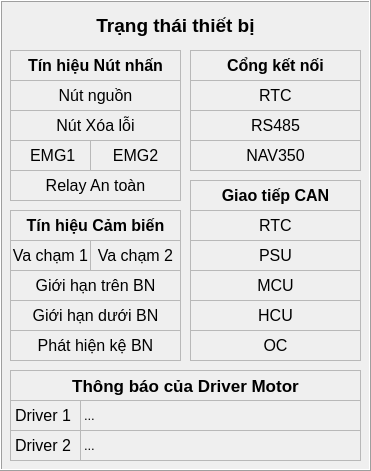
    <widget class="QFrame" name="frame_deviceState">
     <property name="geometry">
      <rect>
       <x>0</x>
       <y>-1</y>
       <width>371</width>
       <height>471</height>
      </rect>
     </property>
     <property name="autoFillBackground">
      <bool>true</bool>
     </property>
     <property name="frameShape">
      <enum>QFrame::Box</enum>
     </property>
     <property name="frameShadow">
      <enum>QFrame::Raised</enum>
     </property>
     <widget class="QLabel" name="lb_device">
      <property name="geometry">
       <rect>
        <x>70</x>
        <y>10</y>
        <width>211</width>
        <height>31</height>
       </rect>
      </property>
      <property name="font">
       <font>
        <pointsize>14</pointsize>
        <weight>75</weight>
        <bold>true</bold>
       </font>
      </property>
      <property name="autoFillBackground">
       <bool>false</bool>
      </property>
      <property name="frameShape">
       <enum>QFrame::NoFrame</enum>
      </property>
      <property name="lineWidth">
       <number>1</number>
      </property>
      <property name="midLineWidth">
       <number>0</number>
      </property>
      <property name="text">
       <string>Trạng thái thiết bị</string>
      </property>
      <property name="scaledContents">
       <bool>false</bool>
      </property>
      <property name="alignment">
       <set>Qt::AlignCenter</set>
      </property>
      <property name="wordWrap">
       <bool>false</bool>
      </property>
      <property name="openExternalLinks">
       <bool>false</bool>
      </property>
     </widget>
     <widget class="QLabel" name="lb_tempcpu_2">
      <property name="geometry">
       <rect>
        <x>10</x>
        <y>50</y>
        <width>171</width>
        <height>31</height>
       </rect>
      </property>
      <property name="font">
       <font>
        <pointsize>12</pointsize>
        <weight>75</weight>
        <bold>true</bold>
       </font>
      </property>
      <property name="autoFillBackground">
       <bool>false</bool>
      </property>
      <property name="frameShape">
       <enum>QFrame::StyledPanel</enum>
      </property>
      <property name="lineWidth">
       <number>1</number>
      </property>
      <property name="midLineWidth">
       <number>0</number>
      </property>
      <property name="text">
       <string>Tín hiệu Nút nhấn</string>
      </property>
      <property name="scaledContents">
       <bool>false</bool>
      </property>
      <property name="alignment">
       <set>Qt::AlignCenter</set>
      </property>
      <property name="wordWrap">
       <bool>false</bool>
      </property>
      <property name="openExternalLinks">
       <bool>false</bool>
      </property>
     </widget>
     <widget class="QLabel" name="lbc_port_nav350">
      <property name="geometry">
       <rect>
        <x>190</x>
        <y>140</y>
        <width>171</width>
        <height>31</height>
       </rect>
      </property>
      <property name="font">
       <font>
        <pointsize>12</pointsize>
        <weight>50</weight>
        <bold>false</bold>
       </font>
      </property>
      <property name="autoFillBackground">
       <bool>false</bool>
      </property>
      <property name="frameShape">
       <enum>QFrame::StyledPanel</enum>
      </property>
      <property name="lineWidth">
       <number>1</number>
      </property>
      <property name="midLineWidth">
       <number>0</number>
      </property>
      <property name="text">
       <string>NAV350</string>
      </property>
      <property name="scaledContents">
       <bool>false</bool>
      </property>
      <property name="alignment">
       <set>Qt::AlignCenter</set>
      </property>
      <property name="wordWrap">
       <bool>false</bool>
      </property>
      <property name="openExternalLinks">
       <bool>false</bool>
      </property>
     </widget>
     <widget class="QLabel" name="lbc_port_rs485">
      <property name="geometry">
       <rect>
        <x>190</x>
        <y>110</y>
        <width>171</width>
        <height>31</height>
       </rect>
      </property>
      <property name="font">
       <font>
        <pointsize>12</pointsize>
        <weight>50</weight>
        <bold>false</bold>
       </font>
      </property>
      <property name="autoFillBackground">
       <bool>false</bool>
      </property>
      <property name="frameShape">
       <enum>QFrame::StyledPanel</enum>
      </property>
      <property name="lineWidth">
       <number>1</number>
      </property>
      <property name="midLineWidth">
       <number>0</number>
      </property>
      <property name="text">
       <string>RS485</string>
      </property>
      <property name="scaledContents">
       <bool>false</bool>
      </property>
      <property name="alignment">
       <set>Qt::AlignCenter</set>
      </property>
      <property name="wordWrap">
       <bool>false</bool>
      </property>
      <property name="openExternalLinks">
       <bool>false</bool>
      </property>
     </widget>
     <widget class="QLabel" name="lbc_port_rtc">
      <property name="geometry">
       <rect>
        <x>190</x>
        <y>80</y>
        <width>171</width>
        <height>31</height>
       </rect>
      </property>
      <property name="font">
       <font>
        <pointsize>12</pointsize>
        <weight>50</weight>
        <bold>false</bold>
       </font>
      </property>
      <property name="autoFillBackground">
       <bool>false</bool>
      </property>
      <property name="frameShape">
       <enum>QFrame::StyledPanel</enum>
      </property>
      <property name="lineWidth">
       <number>1</number>
      </property>
      <property name="midLineWidth">
       <number>0</number>
      </property>
      <property name="text">
       <string>RTC</string>
      </property>
      <property name="scaledContents">
       <bool>false</bool>
      </property>
      <property name="alignment">
       <set>Qt::AlignCenter</set>
      </property>
      <property name="wordWrap">
       <bool>false</bool>
      </property>
      <property name="openExternalLinks">
       <bool>false</bool>
      </property>
     </widget>
     <widget class="QLabel" name="lbc_button_clearError">
      <property name="geometry">
       <rect>
        <x>10</x>
        <y>110</y>
        <width>171</width>
        <height>31</height>
       </rect>
      </property>
      <property name="font">
       <font>
        <pointsize>12</pointsize>
       </font>
      </property>
      <property name="autoFillBackground">
       <bool>false</bool>
      </property>
      <property name="frameShape">
       <enum>QFrame::StyledPanel</enum>
      </property>
      <property name="lineWidth">
       <number>1</number>
      </property>
      <property name="midLineWidth">
       <number>0</number>
      </property>
      <property name="text">
       <string>Nút Xóa lỗi</string>
      </property>
      <property name="scaledContents">
       <bool>false</bool>
      </property>
      <property name="alignment">
       <set>Qt::AlignCenter</set>
      </property>
      <property name="wordWrap">
       <bool>false</bool>
      </property>
      <property name="openExternalLinks">
       <bool>false</bool>
      </property>
     </widget>
     <widget class="QLabel" name="lbc_button_power">
      <property name="geometry">
       <rect>
        <x>10</x>
        <y>80</y>
        <width>171</width>
        <height>31</height>
       </rect>
      </property>
      <property name="font">
       <font>
        <pointsize>12</pointsize>
       </font>
      </property>
      <property name="autoFillBackground">
       <bool>false</bool>
      </property>
      <property name="frameShape">
       <enum>QFrame::StyledPanel</enum>
      </property>
      <property name="lineWidth">
       <number>1</number>
      </property>
      <property name="midLineWidth">
       <number>0</number>
      </property>
      <property name="text">
       <string>Nút nguồn</string>
      </property>
      <property name="scaledContents">
       <bool>false</bool>
      </property>
      <property name="alignment">
       <set>Qt::AlignCenter</set>
      </property>
      <property name="wordWrap">
       <bool>false</bool>
      </property>
      <property name="openExternalLinks">
       <bool>false</bool>
      </property>
     </widget>
     <widget class="QLabel" name="lbc_blsock1">
      <property name="geometry">
       <rect>
        <x>10</x>
        <y>240</y>
        <width>81</width>
        <height>31</height>
       </rect>
      </property>
      <property name="font">
       <font>
        <pointsize>12</pointsize>
       </font>
      </property>
      <property name="autoFillBackground">
       <bool>false</bool>
      </property>
      <property name="frameShape">
       <enum>QFrame::StyledPanel</enum>
      </property>
      <property name="lineWidth">
       <number>1</number>
      </property>
      <property name="midLineWidth">
       <number>0</number>
      </property>
      <property name="text">
       <string>Va chạm 1</string>
      </property>
      <property name="scaledContents">
       <bool>false</bool>
      </property>
      <property name="alignment">
       <set>Qt::AlignCenter</set>
      </property>
      <property name="wordWrap">
       <bool>false</bool>
      </property>
      <property name="openExternalLinks">
       <bool>false</bool>
      </property>
     </widget>
     <widget class="QLabel" name="lbv_notification_driver2">
      <property name="geometry">
       <rect>
        <x>80</x>
        <y>430</y>
        <width>281</width>
        <height>31</height>
       </rect>
      </property>
      <property name="font">
       <font>
        <pointsize>10</pointsize>
       </font>
      </property>
      <property name="autoFillBackground">
       <bool>false</bool>
      </property>
      <property name="frameShape">
       <enum>QFrame::StyledPanel</enum>
      </property>
      <property name="lineWidth">
       <number>1</number>
      </property>
      <property name="midLineWidth">
       <number>0</number>
      </property>
      <property name="text">
       <string>...</string>
      </property>
      <property name="scaledContents">
       <bool>false</bool>
      </property>
      <property name="wordWrap">
       <bool>false</bool>
      </property>
      <property name="openExternalLinks">
       <bool>false</bool>
      </property>
     </widget>
     <widget class="QLabel" name="lbv_notification_driver1">
      <property name="geometry">
       <rect>
        <x>80</x>
        <y>400</y>
        <width>281</width>
        <height>31</height>
       </rect>
      </property>
      <property name="font">
       <font>
        <pointsize>10</pointsize>
       </font>
      </property>
      <property name="autoFillBackground">
       <bool>false</bool>
      </property>
      <property name="frameShape">
       <enum>QFrame::StyledPanel</enum>
      </property>
      <property name="lineWidth">
       <number>1</number>
      </property>
      <property name="midLineWidth">
       <number>0</number>
      </property>
      <property name="text">
       <string>...</string>
      </property>
      <property name="scaledContents">
       <bool>false</bool>
      </property>
      <property name="wordWrap">
       <bool>false</bool>
      </property>
      <property name="openExternalLinks">
       <bool>false</bool>
      </property>
     </widget>
     <widget class="QLabel" name="lb_notification_driver1">
      <property name="geometry">
       <rect>
        <x>10</x>
        <y>400</y>
        <width>71</width>
        <height>31</height>
       </rect>
      </property>
      <property name="font">
       <font>
        <pointsize>12</pointsize>
       </font>
      </property>
      <property name="autoFillBackground">
       <bool>false</bool>
      </property>
      <property name="frameShape">
       <enum>QFrame::StyledPanel</enum>
      </property>
      <property name="lineWidth">
       <number>1</number>
      </property>
      <property name="midLineWidth">
       <number>0</number>
      </property>
      <property name="text">
       <string>Driver 1</string>
      </property>
      <property name="scaledContents">
       <bool>false</bool>
      </property>
      <property name="wordWrap">
       <bool>false</bool>
      </property>
      <property name="openExternalLinks">
       <bool>false</bool>
      </property>
     </widget>
     <widget class="QLabel" name="lb_notification_device">
      <property name="geometry">
       <rect>
        <x>10</x>
        <y>370</y>
        <width>351</width>
        <height>31</height>
       </rect>
      </property>
      <property name="font">
       <font>
        <pointsize>13</pointsize>
        <weight>75</weight>
        <bold>true</bold>
       </font>
      </property>
      <property name="autoFillBackground">
       <bool>false</bool>
      </property>
      <property name="frameShape">
       <enum>QFrame::StyledPanel</enum>
      </property>
      <property name="lineWidth">
       <number>1</number>
      </property>
      <property name="midLineWidth">
       <number>0</number>
      </property>
      <property name="text">
       <string>Thông báo của Driver Motor</string>
      </property>
      <property name="scaledContents">
       <bool>false</bool>
      </property>
      <property name="alignment">
       <set>Qt::AlignCenter</set>
      </property>
      <property name="wordWrap">
       <bool>false</bool>
      </property>
      <property name="openExternalLinks">
       <bool>false</bool>
      </property>
     </widget>
     <widget class="QLabel" name="lb_notification_driver2">
      <property name="geometry">
       <rect>
        <x>10</x>
        <y>430</y>
        <width>71</width>
        <height>31</height>
       </rect>
      </property>
      <property name="font">
       <font>
        <pointsize>12</pointsize>
       </font>
      </property>
      <property name="autoFillBackground">
       <bool>false</bool>
      </property>
      <property name="frameShape">
       <enum>QFrame::StyledPanel</enum>
      </property>
      <property name="lineWidth">
       <number>1</number>
      </property>
      <property name="midLineWidth">
       <number>0</number>
      </property>
      <property name="text">
       <string>Driver 2</string>
      </property>
      <property name="scaledContents">
       <bool>false</bool>
      </property>
      <property name="wordWrap">
       <bool>false</bool>
      </property>
      <property name="openExternalLinks">
       <bool>false</bool>
      </property>
     </widget>
     <widget class="QLabel" name="lbc_can_hcu">
      <property name="geometry">
       <rect>
        <x>190</x>
        <y>300</y>
        <width>171</width>
        <height>31</height>
       </rect>
      </property>
      <property name="font">
       <font>
        <pointsize>12</pointsize>
        <weight>50</weight>
        <bold>false</bold>
       </font>
      </property>
      <property name="autoFillBackground">
       <bool>false</bool>
      </property>
      <property name="frameShape">
       <enum>QFrame::StyledPanel</enum>
      </property>
      <property name="lineWidth">
       <number>1</number>
      </property>
      <property name="midLineWidth">
       <number>0</number>
      </property>
      <property name="text">
       <string>HCU</string>
      </property>
      <property name="scaledContents">
       <bool>false</bool>
      </property>
      <property name="alignment">
       <set>Qt::AlignCenter</set>
      </property>
      <property name="wordWrap">
       <bool>false</bool>
      </property>
      <property name="openExternalLinks">
       <bool>false</bool>
      </property>
     </widget>
     <widget class="QLabel" name="lbc_can_mcu">
      <property name="geometry">
       <rect>
        <x>190</x>
        <y>270</y>
        <width>171</width>
        <height>31</height>
       </rect>
      </property>
      <property name="font">
       <font>
        <pointsize>12</pointsize>
        <weight>50</weight>
        <bold>false</bold>
       </font>
      </property>
      <property name="autoFillBackground">
       <bool>false</bool>
      </property>
      <property name="frameShape">
       <enum>QFrame::StyledPanel</enum>
      </property>
      <property name="lineWidth">
       <number>1</number>
      </property>
      <property name="midLineWidth">
       <number>0</number>
      </property>
      <property name="text">
       <string>MCU</string>
      </property>
      <property name="scaledContents">
       <bool>false</bool>
      </property>
      <property name="alignment">
       <set>Qt::AlignCenter</set>
      </property>
      <property name="wordWrap">
       <bool>false</bool>
      </property>
      <property name="openExternalLinks">
       <bool>false</bool>
      </property>
     </widget>
     <widget class="QLabel" name="lb_port_2">
      <property name="geometry">
       <rect>
        <x>190</x>
        <y>180</y>
        <width>171</width>
        <height>31</height>
       </rect>
      </property>
      <property name="font">
       <font>
        <pointsize>12</pointsize>
        <weight>75</weight>
        <bold>true</bold>
       </font>
      </property>
      <property name="autoFillBackground">
       <bool>false</bool>
      </property>
      <property name="frameShape">
       <enum>QFrame::StyledPanel</enum>
      </property>
      <property name="lineWidth">
       <number>1</number>
      </property>
      <property name="midLineWidth">
       <number>0</number>
      </property>
      <property name="text">
       <string>Giao tiếp CAN</string>
      </property>
      <property name="scaledContents">
       <bool>false</bool>
      </property>
      <property name="alignment">
       <set>Qt::AlignCenter</set>
      </property>
      <property name="wordWrap">
       <bool>false</bool>
      </property>
      <property name="openExternalLinks">
       <bool>false</bool>
      </property>
     </widget>
     <widget class="QLabel" name="lbc_can_psu">
      <property name="geometry">
       <rect>
        <x>190</x>
        <y>240</y>
        <width>171</width>
        <height>31</height>
       </rect>
      </property>
      <property name="font">
       <font>
        <pointsize>12</pointsize>
        <weight>50</weight>
        <bold>false</bold>
       </font>
      </property>
      <property name="autoFillBackground">
       <bool>false</bool>
      </property>
      <property name="frameShape">
       <enum>QFrame::StyledPanel</enum>
      </property>
      <property name="lineWidth">
       <number>1</number>
      </property>
      <property name="midLineWidth">
       <number>0</number>
      </property>
      <property name="text">
       <string>PSU</string>
      </property>
      <property name="scaledContents">
       <bool>false</bool>
      </property>
      <property name="alignment">
       <set>Qt::AlignCenter</set>
      </property>
      <property name="wordWrap">
       <bool>false</bool>
      </property>
      <property name="openExternalLinks">
       <bool>false</bool>
      </property>
     </widget>
     <widget class="QLabel" name="lbc_can_oc">
      <property name="geometry">
       <rect>
        <x>190</x>
        <y>330</y>
        <width>171</width>
        <height>31</height>
       </rect>
      </property>
      <property name="font">
       <font>
        <pointsize>12</pointsize>
        <weight>50</weight>
        <bold>false</bold>
       </font>
      </property>
      <property name="autoFillBackground">
       <bool>false</bool>
      </property>
      <property name="frameShape">
       <enum>QFrame::StyledPanel</enum>
      </property>
      <property name="lineWidth">
       <number>1</number>
      </property>
      <property name="midLineWidth">
       <number>0</number>
      </property>
      <property name="text">
       <string>OC</string>
      </property>
      <property name="scaledContents">
       <bool>false</bool>
      </property>
      <property name="alignment">
       <set>Qt::AlignCenter</set>
      </property>
      <property name="wordWrap">
       <bool>false</bool>
      </property>
      <property name="openExternalLinks">
       <bool>false</bool>
      </property>
     </widget>
     <widget class="QLabel" name="lbc_blsock2">
      <property name="geometry">
       <rect>
        <x>90</x>
        <y>240</y>
        <width>91</width>
        <height>31</height>
       </rect>
      </property>
      <property name="font">
       <font>
        <pointsize>12</pointsize>
       </font>
      </property>
      <property name="autoFillBackground">
       <bool>false</bool>
      </property>
      <property name="frameShape">
       <enum>QFrame::StyledPanel</enum>
      </property>
      <property name="lineWidth">
       <number>1</number>
      </property>
      <property name="midLineWidth">
       <number>0</number>
      </property>
      <property name="text">
       <string>Va chạm 2</string>
      </property>
      <property name="scaledContents">
       <bool>false</bool>
      </property>
      <property name="alignment">
       <set>Qt::AlignCenter</set>
      </property>
      <property name="wordWrap">
       <bool>false</bool>
      </property>
      <property name="openExternalLinks">
       <bool>false</bool>
      </property>
     </widget>
     <widget class="QLabel" name="lbc_safetyRelay">
      <property name="geometry">
       <rect>
        <x>10</x>
        <y>170</y>
        <width>171</width>
        <height>31</height>
       </rect>
      </property>
      <property name="font">
       <font>
        <pointsize>12</pointsize>
       </font>
      </property>
      <property name="autoFillBackground">
       <bool>false</bool>
      </property>
      <property name="frameShape">
       <enum>QFrame::StyledPanel</enum>
      </property>
      <property name="lineWidth">
       <number>1</number>
      </property>
      <property name="midLineWidth">
       <number>0</number>
      </property>
      <property name="text">
       <string>Relay An toàn</string>
      </property>
      <property name="scaledContents">
       <bool>false</bool>
      </property>
      <property name="alignment">
       <set>Qt::AlignCenter</set>
      </property>
      <property name="wordWrap">
       <bool>false</bool>
      </property>
      <property name="openExternalLinks">
       <bool>false</bool>
      </property>
     </widget>
     <widget class="QLabel" name="lbc_limitAbove">
      <property name="geometry">
       <rect>
        <x>10</x>
        <y>270</y>
        <width>171</width>
        <height>31</height>
       </rect>
      </property>
      <property name="font">
       <font>
        <pointsize>12</pointsize>
       </font>
      </property>
      <property name="autoFillBackground">
       <bool>false</bool>
      </property>
      <property name="frameShape">
       <enum>QFrame::StyledPanel</enum>
      </property>
      <property name="lineWidth">
       <number>1</number>
      </property>
      <property name="midLineWidth">
       <number>0</number>
      </property>
      <property name="text">
       <string>Giới hạn trên BN</string>
      </property>
      <property name="scaledContents">
       <bool>false</bool>
      </property>
      <property name="alignment">
       <set>Qt::AlignCenter</set>
      </property>
      <property name="wordWrap">
       <bool>false</bool>
      </property>
      <property name="openExternalLinks">
       <bool>false</bool>
      </property>
     </widget>
     <widget class="QLabel" name="lbc_limitBelow">
      <property name="geometry">
       <rect>
        <x>10</x>
        <y>300</y>
        <width>171</width>
        <height>31</height>
       </rect>
      </property>
      <property name="font">
       <font>
        <pointsize>12</pointsize>
       </font>
      </property>
      <property name="autoFillBackground">
       <bool>false</bool>
      </property>
      <property name="frameShape">
       <enum>QFrame::StyledPanel</enum>
      </property>
      <property name="lineWidth">
       <number>1</number>
      </property>
      <property name="midLineWidth">
       <number>0</number>
      </property>
      <property name="text">
       <string>Giới hạn dưới BN</string>
      </property>
      <property name="scaledContents">
       <bool>false</bool>
      </property>
      <property name="alignment">
       <set>Qt::AlignCenter</set>
      </property>
      <property name="wordWrap">
       <bool>false</bool>
      </property>
      <property name="openExternalLinks">
       <bool>false</bool>
      </property>
     </widget>
     <widget class="QLabel" name="lbc_checkTray">
      <property name="geometry">
       <rect>
        <x>10</x>
        <y>330</y>
        <width>171</width>
        <height>31</height>
       </rect>
      </property>
      <property name="font">
       <font>
        <pointsize>12</pointsize>
       </font>
      </property>
      <property name="autoFillBackground">
       <bool>false</bool>
      </property>
      <property name="frameShape">
       <enum>QFrame::StyledPanel</enum>
      </property>
      <property name="lineWidth">
       <number>1</number>
      </property>
      <property name="midLineWidth">
       <number>0</number>
      </property>
      <property name="text">
       <string>Phát hiện kệ BN</string>
      </property>
      <property name="scaledContents">
       <bool>false</bool>
      </property>
      <property name="alignment">
       <set>Qt::AlignCenter</set>
      </property>
      <property name="wordWrap">
       <bool>false</bool>
      </property>
      <property name="openExternalLinks">
       <bool>false</bool>
      </property>
     </widget>
     <widget class="QLabel" name="lbc_emg2">
      <property name="geometry">
       <rect>
        <x>90</x>
        <y>140</y>
        <width>91</width>
        <height>31</height>
       </rect>
      </property>
      <property name="font">
       <font>
        <pointsize>12</pointsize>
       </font>
      </property>
      <property name="autoFillBackground">
       <bool>false</bool>
      </property>
      <property name="frameShape">
       <enum>QFrame::StyledPanel</enum>
      </property>
      <property name="lineWidth">
       <number>1</number>
      </property>
      <property name="midLineWidth">
       <number>0</number>
      </property>
      <property name="text">
       <string>EMG2</string>
      </property>
      <property name="scaledContents">
       <bool>false</bool>
      </property>
      <property name="alignment">
       <set>Qt::AlignCenter</set>
      </property>
      <property name="wordWrap">
       <bool>false</bool>
      </property>
      <property name="openExternalLinks">
       <bool>false</bool>
      </property>
     </widget>
     <widget class="QLabel" name="lbc_emg1">
      <property name="geometry">
       <rect>
        <x>10</x>
        <y>140</y>
        <width>81</width>
        <height>31</height>
       </rect>
      </property>
      <property name="font">
       <font>
        <pointsize>12</pointsize>
       </font>
      </property>
      <property name="autoFillBackground">
       <bool>false</bool>
      </property>
      <property name="frameShape">
       <enum>QFrame::StyledPanel</enum>
      </property>
      <property name="lineWidth">
       <number>1</number>
      </property>
      <property name="midLineWidth">
       <number>0</number>
      </property>
      <property name="text">
       <string> EMG1</string>
      </property>
      <property name="scaledContents">
       <bool>false</bool>
      </property>
      <property name="alignment">
       <set>Qt::AlignCenter</set>
      </property>
      <property name="wordWrap">
       <bool>false</bool>
      </property>
      <property name="openExternalLinks">
       <bool>false</bool>
      </property>
     </widget>
     <widget class="QLabel" name="lbc_can_rtc">
      <property name="geometry">
       <rect>
        <x>190</x>
        <y>210</y>
        <width>171</width>
        <height>31</height>
       </rect>
      </property>
      <property name="font">
       <font>
        <pointsize>12</pointsize>
        <weight>50</weight>
        <bold>false</bold>
       </font>
      </property>
      <property name="autoFillBackground">
       <bool>false</bool>
      </property>
      <property name="frameShape">
       <enum>QFrame::StyledPanel</enum>
      </property>
      <property name="lineWidth">
       <number>1</number>
      </property>
      <property name="midLineWidth">
       <number>0</number>
      </property>
      <property name="text">
       <string>RTC</string>
      </property>
      <property name="scaledContents">
       <bool>false</bool>
      </property>
      <property name="alignment">
       <set>Qt::AlignCenter</set>
      </property>
      <property name="wordWrap">
       <bool>false</bool>
      </property>
      <property name="openExternalLinks">
       <bool>false</bool>
      </property>
     </widget>
     <widget class="QLabel" name="lb_tempcpu_3">
      <property name="geometry">
       <rect>
        <x>10</x>
        <y>210</y>
        <width>171</width>
        <height>31</height>
       </rect>
      </property>
      <property name="font">
       <font>
        <pointsize>12</pointsize>
        <weight>75</weight>
        <bold>true</bold>
       </font>
      </property>
      <property name="autoFillBackground">
       <bool>false</bool>
      </property>
      <property name="frameShape">
       <enum>QFrame::StyledPanel</enum>
      </property>
      <property name="lineWidth">
       <number>1</number>
      </property>
      <property name="midLineWidth">
       <number>0</number>
      </property>
      <property name="text">
       <string>Tín hiệu Cảm biến</string>
      </property>
      <property name="scaledContents">
       <bool>false</bool>
      </property>
      <property name="alignment">
       <set>Qt::AlignCenter</set>
      </property>
      <property name="wordWrap">
       <bool>false</bool>
      </property>
      <property name="openExternalLinks">
       <bool>false</bool>
      </property>
     </widget>
     <widget class="QLabel" name="lb_port">
      <property name="geometry">
       <rect>
        <x>190</x>
        <y>50</y>
        <width>171</width>
        <height>31</height>
       </rect>
      </property>
      <property name="font">
       <font>
        <pointsize>12</pointsize>
        <weight>75</weight>
        <bold>true</bold>
       </font>
      </property>
      <property name="autoFillBackground">
       <bool>false</bool>
      </property>
      <property name="frameShape">
       <enum>QFrame::StyledPanel</enum>
      </property>
      <property name="lineWidth">
       <number>1</number>
      </property>
      <property name="midLineWidth">
       <number>0</number>
      </property>
      <property name="text">
       <string>Cổng kết nối</string>
      </property>
      <property name="scaledContents">
       <bool>false</bool>
      </property>
      <property name="alignment">
       <set>Qt::AlignCenter</set>
      </property>
      <property name="wordWrap">
       <bool>false</bool>
      </property>
      <property name="openExternalLinks">
       <bool>false</bool>
      </property>
     </widget>
    </widget>
